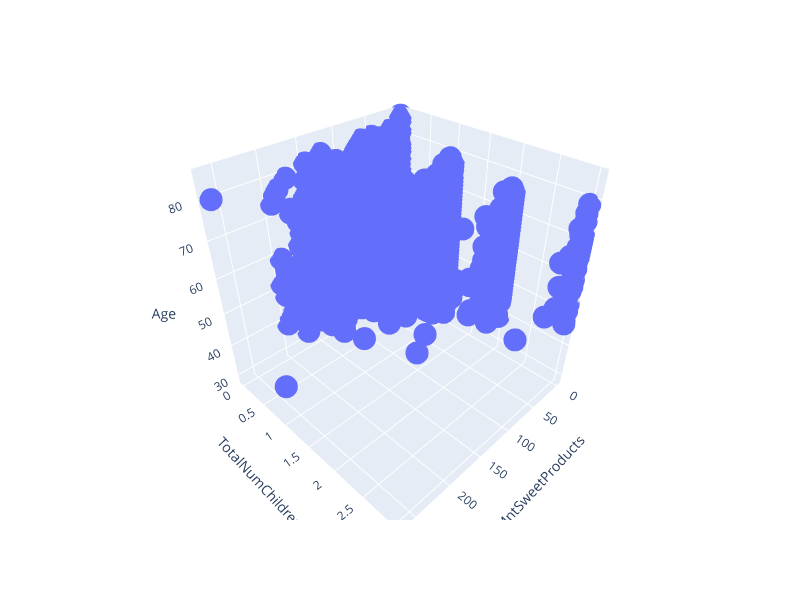

This figure's notebook cell:
### Markdown cell above
The more chilren at home, the less spent on fish products.

### Code cell
fig = px.scatter_3d(df, x='MntSweetProducts', y='TotalNumChildren', z='Age')
fig.update_layout(
    width=800,   # width in pixels
    height=600   # height in pixels
)
fig.show()

### Figure 1 — Plotly figure (JSON) as saved in the notebook; plotly's stock layout.template omitted (floating-point values rounded to 4 significant figures; data arrays with more than 128 entries replaced by an {"elided": "..."} marker saying what was removed)
{"data": [{"hovertemplate": "MntSweetProducts=%{x}<br>TotalNumChildren=%{y}<br>Age=%{z}<extra></extra>", "legendgroup": "", "marker": {"color": "#636efa", "symbol": "circle"}, "mode": "markers", "name": "", "scene": "scene", "showlegend": false, "type": "scatter3d", "x": {"elided": "2226 int values"}, "y": {"elided": "2226 int values"}, "z": {"elided": "2226 int values"}}], "layout": {"height": 600, "legend": {"tracegroupgap": 0}, "margin": {"t": 60}, "scene": {"domain": {"x": [0, 1], "y": [0, 1]}, "xaxis": {"title": {"text": "MntSweetProducts"}}, "yaxis": {"title": {"text": "TotalNumChildren"}}, "zaxis": {"title": {"text": "Age"}}}, "width": 800}}
